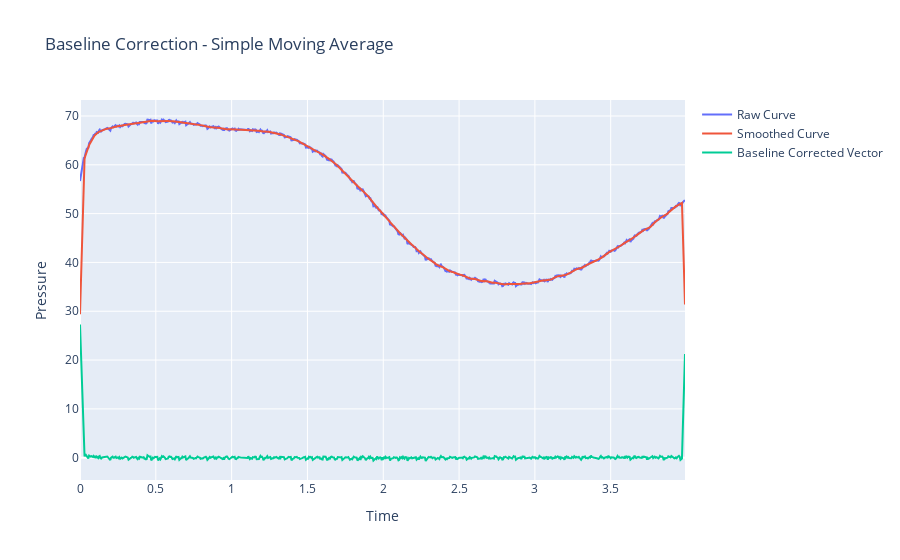

The code cell stored with this chart in its notebook:
### Code cell
"""
1. Simple Moving Average
- smoothed version of the original signal, with each point replaced by the average of itself and its <window_size - 1> nearest neighbors
- this smoothed vector is then subtracted from the original pressure vector to obtain the baseline corrected vector while retaining noise
"""
window_size = 10
smoothed_vector = np.convolve(pressure_vector, np.ones(window_size) / window_size, mode='same')
# baseline correction by subtracting the smoothed vector from the original pressure vector
baseline_corrected_vector = pressure_vector - smoothed_vector
fig = go.Figure()
fig.add_trace(go.Scatter(x=time, y=pressure_vector, mode='lines', name='Raw Curve'))
fig.add_trace(go.Scatter(x=time, y=smoothed_vector, mode='lines', name='Smoothed Curve'))
fig.add_trace(go.Scatter(x=time, y=baseline_corrected_vector, mode='lines', name='Baseline Corrected Vector'))
fig.update_layout(title='Baseline Correction - Simple Moving Average', xaxis_title='Time', yaxis_title='Pressure')
fig.show()
fig.write_image("dev/figures/fig_baseline_correction_simple_moving_average.png", width=1100, height= 350, scale = 3)

### Figure 1 — Plotly figure (JSON) as saved in the notebook; plotly's stock layout.template omitted (floating-point values rounded to 4 significant figures; data arrays with more than 128 entries replaced by an {"elided": "..."} marker saying what was removed)
{"data": [{"mode": "lines", "name": "Raw Curve", "type": "scatter", "x": {"elided": "799 float values"}, "y": {"elided": "799 float values"}}, {"mode": "lines", "name": "Smoothed Curve", "type": "scatter", "x": {"elided": "799 float values"}, "y": {"elided": "799 float values"}}, {"mode": "lines", "name": "Baseline Corrected Vector", "type": "scatter", "x": {"elided": "799 float values"}, "y": {"elided": "799 float values"}}], "layout": {"title": {"text": "Baseline Correction - Simple Moving Average"}, "xaxis": {"title": {"text": "Time"}}, "yaxis": {"title": {"text": "Pressure"}}}}
